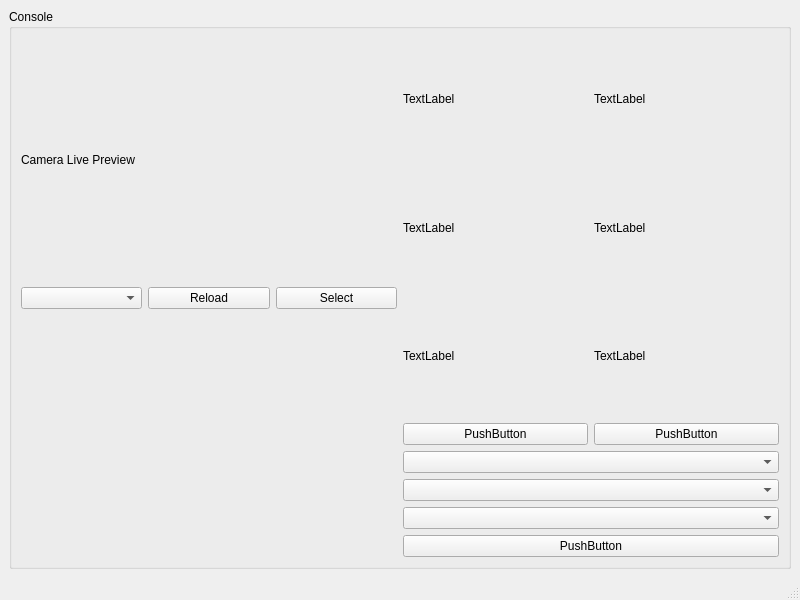
<?xml version="1.0" encoding="UTF-8"?>
<ui version="4.0">
 <class>MainWindow</class>
 <widget class="QMainWindow" name="MainWindow">
  <property name="geometry">
   <rect>
    <x>0</x>
    <y>0</y>
    <width>800</width>
    <height>600</height>
   </rect>
  </property>
  <property name="windowTitle">
   <string>MainWindow</string>
  </property>
  <widget class="QWidget" name="centralwidget">
   <layout class="QHBoxLayout" name="horizontalLayout">
    <item>
     <widget class="QGroupBox" name="groupBox">
      <property name="title">
       <string>Console</string>
      </property>
      <layout class="QHBoxLayout" name="horizontalLayout_3">
       <item>
        <layout class="QHBoxLayout" name="horizontalLayout_5">
         <item>
          <layout class="QVBoxLayout" name="verticalLayout">
           <item>
            <widget class="QLabel" name="label_7">
             <property name="text">
              <string>Camera Live Preview</string>
             </property>
            </widget>
           </item>
           <item>
            <layout class="QHBoxLayout" name="horizontalLayout_2">
             <item>
              <widget class="QComboBox" name="cameraListComboBox">
               <property name="sizePolicy">
                <sizepolicy hsizetype="Preferred" vsizetype="Maximum">
                 <horstretch>0</horstretch>
                 <verstretch>0</verstretch>
                </sizepolicy>
               </property>
              </widget>
             </item>
             <item>
              <widget class="QPushButton" name="reloadButton">
               <property name="sizePolicy">
                <sizepolicy hsizetype="Minimum" vsizetype="Maximum">
                 <horstretch>0</horstretch>
                 <verstretch>0</verstretch>
                </sizepolicy>
               </property>
               <property name="text">
                <string>Reload</string>
               </property>
              </widget>
             </item>
             <item>
              <widget class="QPushButton" name="selectCameraButton">
               <property name="sizePolicy">
                <sizepolicy hsizetype="Minimum" vsizetype="Maximum">
                 <horstretch>0</horstretch>
                 <verstretch>0</verstretch>
                </sizepolicy>
               </property>
               <property name="text">
                <string>Select</string>
               </property>
              </widget>
             </item>
            </layout>
           </item>
           <item>
            <widget class="QLabel" name="liveCameraLabel">
             <property name="text">
              <string/>
             </property>
             <property name="pixmap">
              <pixmap>Img/img_place_holder.jpg</pixmap>
             </property>
            </widget>
           </item>
          </layout>
         </item>
         <item>
          <layout class="QVBoxLayout" name="verticalLayout_2">
           <item>
            <layout class="QHBoxLayout" name="horizontalLayout_6">
             <item>
              <layout class="QVBoxLayout" name="verticalLayout_3">
               <item>
                <widget class="QLabel" name="label_5">
                 <property name="text">
                  <string>TextLabel</string>
                 </property>
                </widget>
               </item>
               <item>
                <widget class="QLabel" name="label">
                 <property name="text">
                  <string>TextLabel</string>
                 </property>
                </widget>
               </item>
               <item>
                <widget class="QLabel" name="label_3">
                 <property name="text">
                  <string>TextLabel</string>
                 </property>
                </widget>
               </item>
               <item>
                <widget class="QPushButton" name="pushButton_2">
                 <property name="text">
                  <string>PushButton</string>
                 </property>
                </widget>
               </item>
              </layout>
             </item>
             <item>
              <layout class="QVBoxLayout" name="verticalLayout_4">
               <item>
                <widget class="QLabel" name="label_6">
                 <property name="text">
                  <string>TextLabel</string>
                 </property>
                </widget>
               </item>
               <item>
                <widget class="QLabel" name="label_2">
                 <property name="text">
                  <string>TextLabel</string>
                 </property>
                </widget>
               </item>
               <item>
                <widget class="QLabel" name="label_4">
                 <property name="text">
                  <string>TextLabel</string>
                 </property>
                </widget>
               </item>
               <item>
                <widget class="QPushButton" name="pushButton_3">
                 <property name="text">
                  <string>PushButton</string>
                 </property>
                </widget>
               </item>
              </layout>
             </item>
            </layout>
           </item>
           <item>
            <widget class="QComboBox" name="comboBox"/>
           </item>
           <item>
            <widget class="QComboBox" name="comboBox_2"/>
           </item>
           <item>
            <widget class="QComboBox" name="comboBox_3"/>
           </item>
           <item>
            <widget class="QPushButton" name="pushButton">
             <property name="text">
              <string>PushButton</string>
             </property>
            </widget>
           </item>
          </layout>
         </item>
        </layout>
       </item>
      </layout>
     </widget>
    </item>
   </layout>
  </widget>
  <widget class="QMenuBar" name="menubar">
   <property name="geometry">
    <rect>
     <x>0</x>
     <y>0</y>
     <width>800</width>
     <height>22</height>
    </rect>
   </property>
  </widget>
  <widget class="QStatusBar" name="statusbar"/>
 </widget>
 <resources/>
 <connections/>
</ui>
